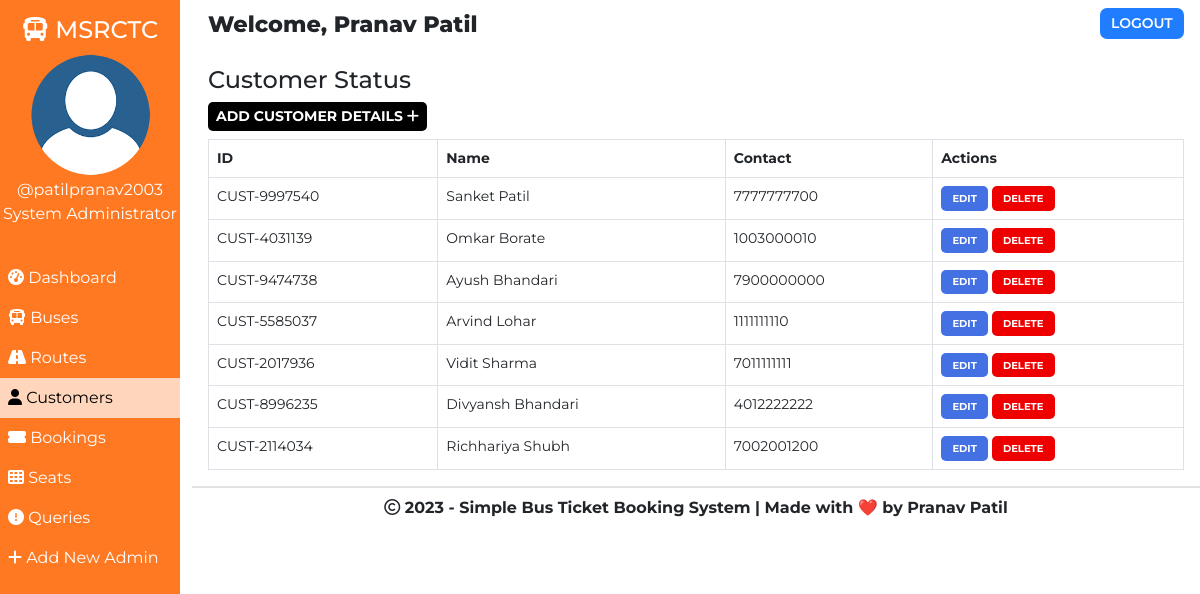
/admin/customer.php (signed in), run on the app's committed database.
### tables this page shows
CREATE TABLE `customers` (
  `id` int(100) NOT NULL,
  `customer_id` varchar(255) NOT NULL,
  `customer_name` varchar(30) NOT NULL,
  `customer_phone` varchar(10) NOT NULL,
  `customer_created` datetime NOT NULL DEFAULT CURRENT_TIMESTAMP
);

### admin/customer.php (the view, shortened to what this page needs)
<!DOCTYPE html>
<html lang="en">
<head>
    <link href="https://cdn.jsdelivr.net/npm/bootstrap@5.0.1/dist/css/bootstrap.min.css" rel="stylesheet">
    <?php
        $page="customer";
    ?>
</head>
<body>
    <?php require '../assets/partials/_admin-header.php';?>
        <?php
            $resultSql = "SELECT * FROM `customers` ORDER BY customer_created DESC";
            $resultSqlResult = mysqli_query($conn, $resultSql);
            if(!mysqli_num_rows($resultSqlResult)){ ?>
                <div class="container mt-4">
                    <div id="noCustomers" class="alert alert-dark " role="alert">
                        <h1 class="alert-heading">No Customers Found!!</h1>
                        <p class="fw-light">Be the first person to add one!</p>
                        <hr>
                        <div id="addCustomerAlert" class="alert alert-success" role="alert">
                                Click on <button id="add-button" class="button btn-sm"type="button"data-bs-toggle="modal" data-bs-target="#addModal">ADD <i class="fas fa-plus"></i></button> to add a customer!
                        </div>
                    </div>
                </div>
            <?php }
            else { ?>
            <section id="customer">
                <div id="head">
                    <h4>Customer Status</h4>
                </div>
                <div id="customer-results">
                    <div>
                        <button id="add-button" class="button btn-sm"type="button"data-bs-toggle="modal" data-bs-target="#addModal">Add Customer Details <i class="fas fa-plus"></i></button>
                    </div>
                    <table class="table table-hover table-bordered">
                        <thead>
                            <th>ID</th>
                            <th>Name</th>
                            <th>Contact</th>
                            <th>Actions</th>
                        </thead>
                        <?php
                            while($row = mysqli_fetch_assoc($resultSqlResult))
                            {
                                $id = $row["id"];
                                $customer_id = $row["customer_id"];
                                $customer_name = $row["customer_name"];
                                $customer_phone = $row["customer_phone"];
                        ?>
                        <tr>
                            <td>
                                <?php
                                    echo $customer_id;
                                ?>
                            </td>
                            <td>
                                <?php
                                    echo $customer_name;
                                ?>
                            </td>
                            <td>
                                <?php
                                    echo $customer_phone;
                                ?>
                            </td>
                            <td>
                            <button class="button edit-button " data-link="<?php echo $_SERVER['REQUEST_URI']; ?>" data-id="<?php
                                                echo $customer_id;?>" data-name="<?php
                                                echo $customer_name;?>" data-phone="<?php
                                                echo $customer_phone;?>"
                                                >Edit</button>
                                            <button class="button delete-button" data-bs-toggle="modal" data-bs-target="#deleteModal" data-id="<?php
                                                echo $id;?>">Delete</button>
                            </td>
                        </tr>
                    <?php
                        }
                    ?>
                    </table>
                </div>
            </section>
            <footer>
                <p>
                    <i class="far fa-copyright"></i> <?php echo date('Y');?> - Simple Bus Ticket Booking System | Made with &#10084;&#65039; by Pranav Patil
                    </p>
            </footer>
            <?php } ?>
        </div>
    </main>
</body>
</html>

### assets/partials/_admin-header.php (shortened to what this page needs)
<?php
$conn = db_connect();
$admin_id = $_SESSION['admin_id'];
$sql = "SELECT * FROM admins WHERE admin_id = $admin_id";
$result = mysqli_query($conn, $sql);
if ($row = mysqli_fetch_assoc($result)) {
    $admin_fullname = $row["admin_fullname"];
    $admin_name = $row["admin_name"];
    $admin_img_path = '../assets/user/' . $row["pp"];
}
?>
<main id="container">
    <div id="sidebar">
        <h4><i class="fas fa-bus"></i> MSRCTC</h4>
        <div>
            <img class="adminDp" src="<?php echo $admin_img_path; ?>" height="125px" alt="Admin Profile Pic">
            <p>
                <?php echo '@' . $admin_name; ?>
            </p>
            <p>System Administrator</p>
        </div>
        <ul id="options">
            <li class="option <?php if ($page == 'dashboard') {
                echo 'active';
            } ?>">
                <a href="./dashboard.php">
                    <i class="fas fa-tachometer-alt"></i> Dashboard
                </a>
            </li>
            <li class="option <?php if ($page == 'bus') {
                echo 'active';
            } ?>">
                <a href="./bus.php">
                    <i class="fas fa-bus"></i> Buses
                </a>
            </li>
            <li class="option <?php if ($page == 'route') {
                echo 'active';
            } ?>">
                <a href="./route.php">
                    <i class="fas fa-road"></i> Routes
                </a>
            </li>
            <li class="option <?php if ($page == 'customer') {
                echo 'active';
            } ?>">
                <a href="./customer.php">
                    <i class="fas fa-user"></i> Customers
                </a>
            </li>
            <li class="option <?php if ($page == 'booking') {
                echo 'active';
            } ?>">
                <a href="./booking.php">
                    <i class="fas fa-ticket-alt"></i> Bookings
                </a>
            </li>
            <li class="option <?php if ($page == 'seat') {
                echo 'active';
            } ?>">
                <a href="./seat.php">
                    <i class="fas fa-th"></i> Seats
                </a>
            </li>
            <li class="option <?php if ($page == 'queries') {
                echo 'active';
            } ?>">
                <a href="./queries.php">
                    <i class="fas fa-exclamation-circle"></i> Queries
                </a>
            </li>
            <li class="option <?php if ($page == 'signup') {
                echo 'active';
            } ?>">
                <a href="./signup.php">
                    <i class="fas fa-plus"></i> Add New Admin
                </a>
            </li>
        </ul>
    </div>
    <div id="main-content">
        <section id="welcome">
            <ul>
                <li class="welcome-item">Welcome,
                    <span id="admin">
                        <?php
                        echo $admin_fullname;
                        ?>
                    </span>
                </li>
                <li class="welcome-item">
                    <button id="logout" class="btn-sm">
                        <a href="../assets/partials/_logout.php">LOGOUT</a>
                    </button>
                </li>
            </ul>
        </section>

### assets/styles/admin.php (style rules this page uses)
body { margin: 0; box-sizing: border-box; font-family: 'Montserrat', sans-serif; background-image: url("../assets/img/sample1_blur.png"); background-size: cover; background-attachment: fixed; }
html { scroll-behavior: smooth; }
*, *::after, *::before { box-sizing: inherit; }
.adminDp { border-radius: 50%; }
tbody, td, tfoot, th, thead, tr { background-color: #FFFFFF60; }
table { border-radius:6px; }
tr { transition: 0.5s; }
#welcome { background-color: transparent; }
#welcome ul { display: flex; justify-content: space-between; list-style-type: none; padding: 0; margin: 0; }
#welcome li { margin: 0 1rem; padding: 0.5rem 0; }
#welcome li:first-child { font-weight: 800; font-size: 1.4rem; }
#logout { padding: 0.3rem 0.7rem; background-color: #207DFF; font-weight: 600; outline: none; border: none; border-radius: 7px; }
#welcome { background-color: transperent; }
#logout a { color: white; text-decoration: none; }
footer { border-top: 2px solid #e2e2e2; padding: 0.5rem 0; text-align: center; font-weight: bold; }
footer p { margin: 0; }
#sidebar { text-align: center; background-color: #ff6500DD; color: white; position: relative; top: 0%; padding-top: 1rem; z-index: 2; height: 100vh; }
#sidebar p { margin: 0; }
#sidebar ul { margin-top: 2rem; }
#options { list-style-type: none; text-align: left; padding-left: 0; }
.option a { display: block; padding: 0.5rem; text-decoration: none; color: inherit; transition: 0.5s; }
.active { background-color:#FFFFFFB0; color:black; }
#main-content { margin-left: 16%; }
@media only screen and (min-width:1000px) { #sidebar { text-align: center; background-color: #ff6500DD; color: white; width: 15%; position: fixed; top: 0%; padding-top: 1rem; z-index: 2; height: 100vh; } }
@media only screen and (min-width:1000px) { #sidebar p { margin: 0; } }
@media only screen and (min-width:1000px) { #sidebar ul { margin-top: 2rem; } }
@media only screen and (min-width:1000px) { #options { list-style-type: none; text-align: left; padding-left: 0; } }
@media only screen and (min-width:1000px) { .option a { display: block; padding: 0.5rem; text-decoration: none; color: inherit; transition: 0.5s; } }
@media only screen and (min-width:1000px) { .active { background-color:#FFFFFFB0; color:black; } }
@media only screen and (min-width:1000px) { #main-content { margin-left: 16%; } }

### assets/styles/admin-options.php (style rules this page uses)
* { font-family: Montserrat; }
#booking #head, #customer #head, #route #head, #seat #head, #bus #head, #query #head { padding-top: 1rem; }
#booking, #customer, #route, #bus, #seat, #query { padding: 0 1rem; }
#booking-results > div, #customer-results > div, #route-results > div, #bus-results > div #query-results > div { margin-bottom: 0.5rem; }
#booking-results button, #customer-results button, #route button, #bus-results button, #query-results button { border-radius: 5px; }
.button { border: none; font-weight: bold; text-transform: uppercase; }
#add-button { background-color: black; color: white; }
table { font-size: 14px; }
#bus .edit-button, #bus .delete-button, #route .edit-button, #route .delete-button, #customer .edit-button, #customer .delete-button, #query .delete-button, #query .reply-button { padding: 0.3rem 0.7rem; }
table th,td { padding-left: 0.3rem; }
table button { color: white; }
.edit-button, .reply-button { background-color: #4370E2; }
.delete-button { background-color: #EF0000; }
.edit-button, .delete-button, .reply-button { font-size: 10px }

### data on the page
customers: customer "CUST-9997540", customer_name "Sanket Patil", customer_phone "7777777700"
customers: customer "CUST-4031139", customer_name "Omkar Borate", customer_phone "1003000010"
customers: customer "CUST-9474738", customer_name "Ayush Bhandari", customer_phone "7900000000"
customers: customer "CUST-5585037", customer_name "Arvind Lohar", customer_phone "1111111110"
customers: customer "CUST-2017936", customer_name "Vidit Sharma", customer_phone "7011111111"
customers: customer "CUST-8996235", customer_name "Divyansh Bhandari", customer_phone "4012222222"
customers: customer "CUST-2114034", customer_name "Richhariya Shubh", customer_phone "7002001200"

### other printed values
$admin_name "patilpranav2003"
$admin_fullname "Pranav Patil"
